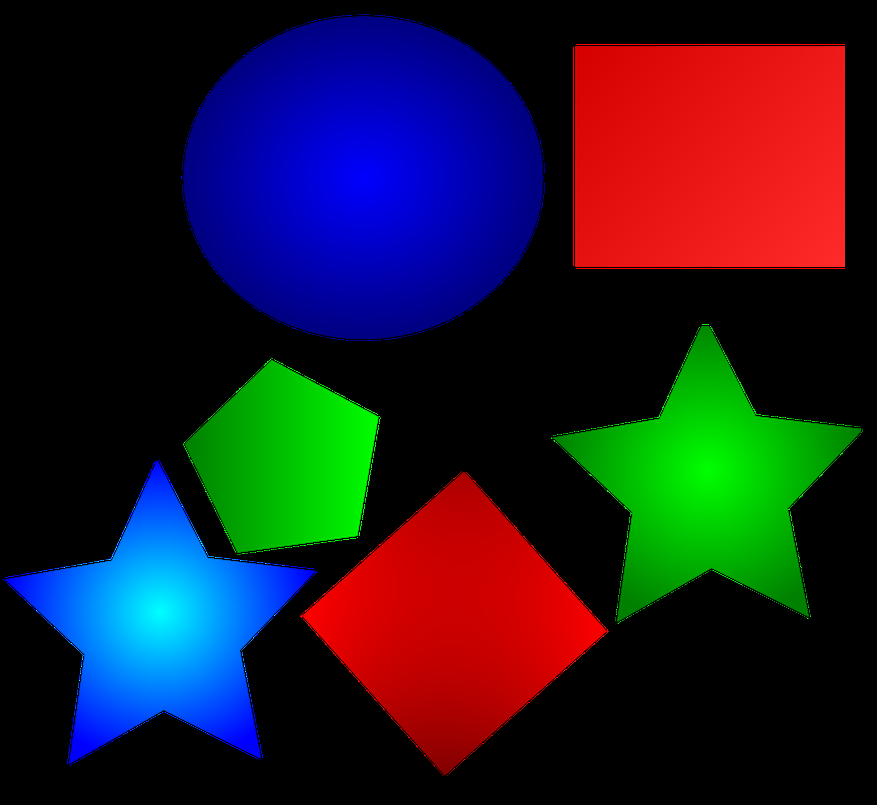
#> input picture figs/objetos.png, 877 x 805 px, shrunk from 3956 x 3631 before the run
$ python ex3.py
#> lines starting #> are read from the running program, lines starting #| are printed output that depends on the picture
import cv2
import numpy as np
from matplotlib import pyplot as plt

imagem = cv2.imread("figs/objetos.png")
#> imagem is the input picture: shape (805, 877, 3); mean B, G, R 38.8, 26.7, 33.6

imagem = cv2.cvtColor(imagem, cv2.COLOR_BGR2RGB)

red = imagem[:, :, 0]
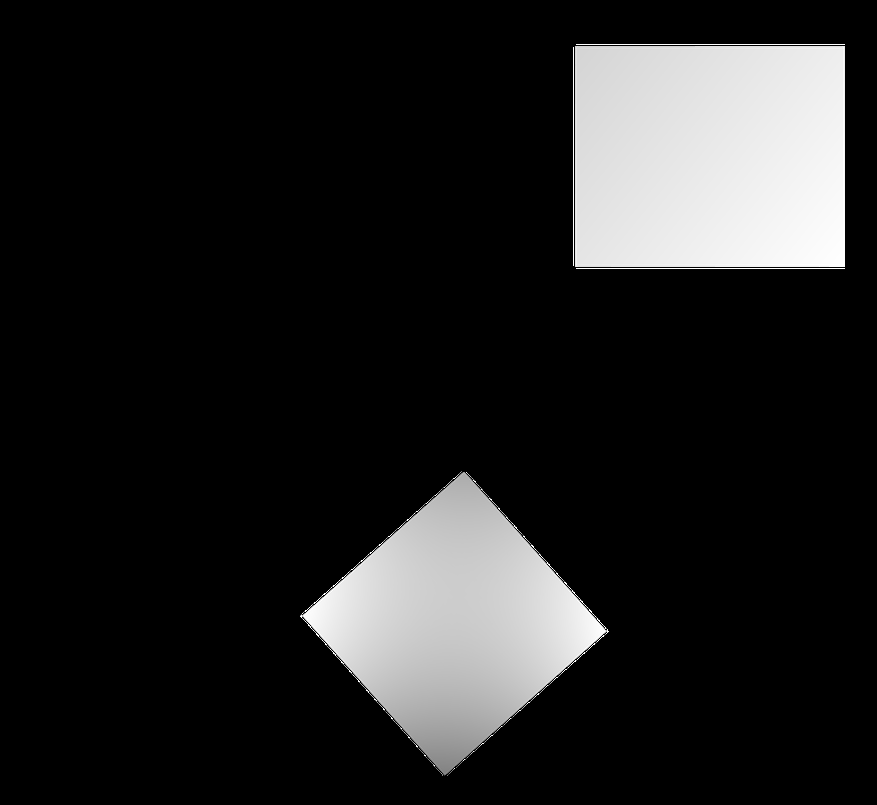
#> red: shape (805, 877); min 0, max 255, mean 33.6
green = imagem[:, :, 1]
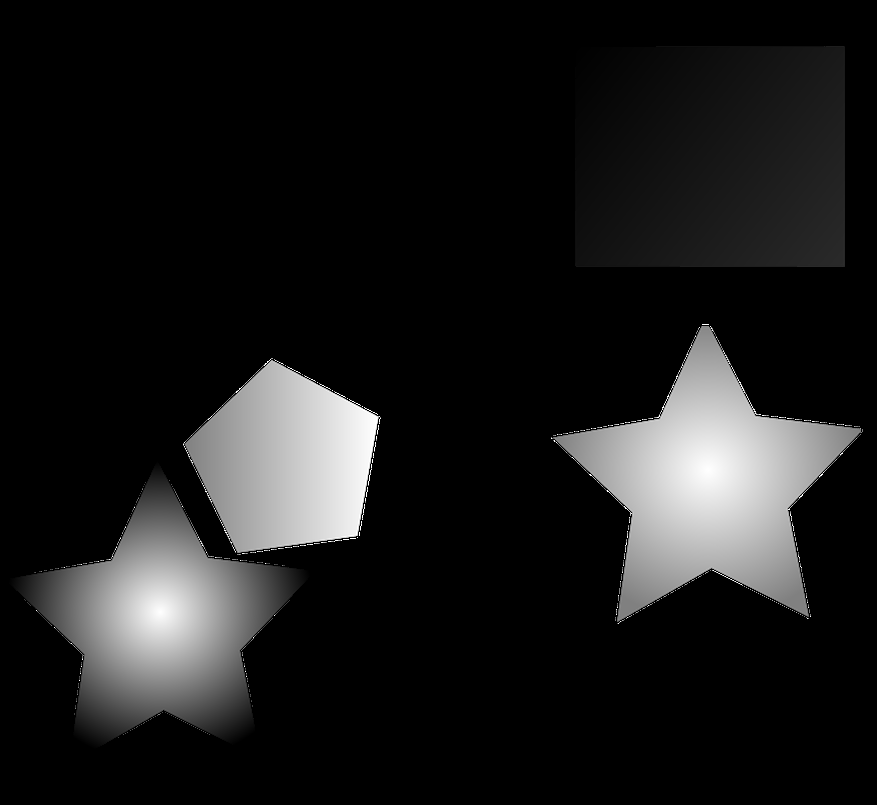
#> green: shape (805, 877); min 0, max 255, mean 26.7
blue = imagem[:, :, 2]
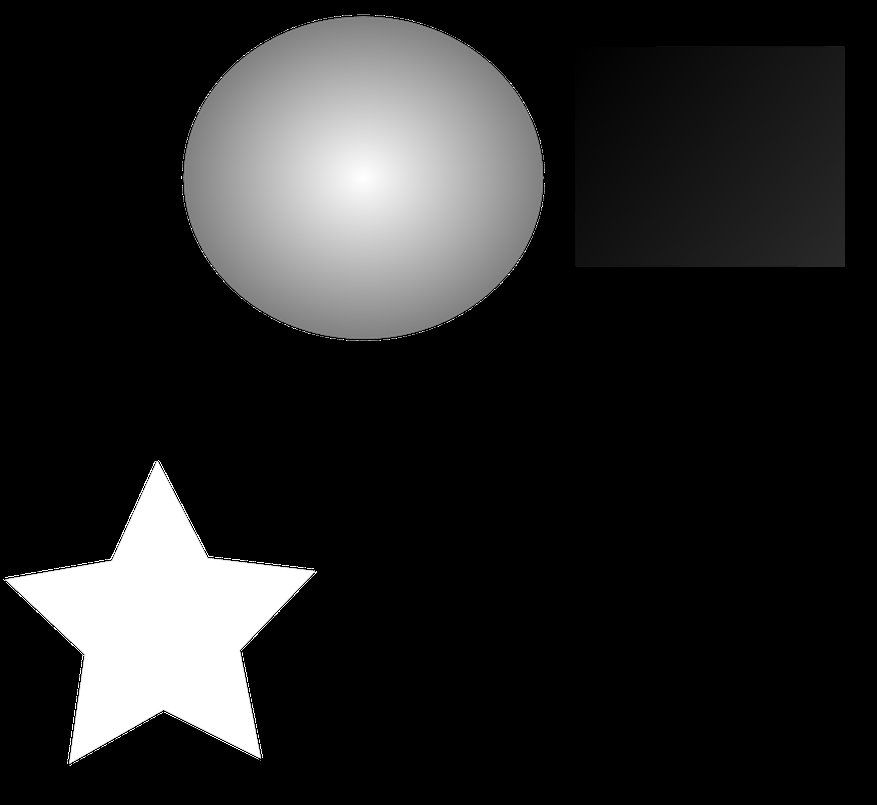
#> blue: shape (805, 877); min 0, max 255, mean 38.8

cv2.imwrite("figsResultado/ex3_objetosVermelhos.png", red)
cv2.imwrite("figsResultado/ex3_objetosVerdes.png", green)
cv2.imwrite("figsResultado/ex3_objetosAzuis.png", blue)
